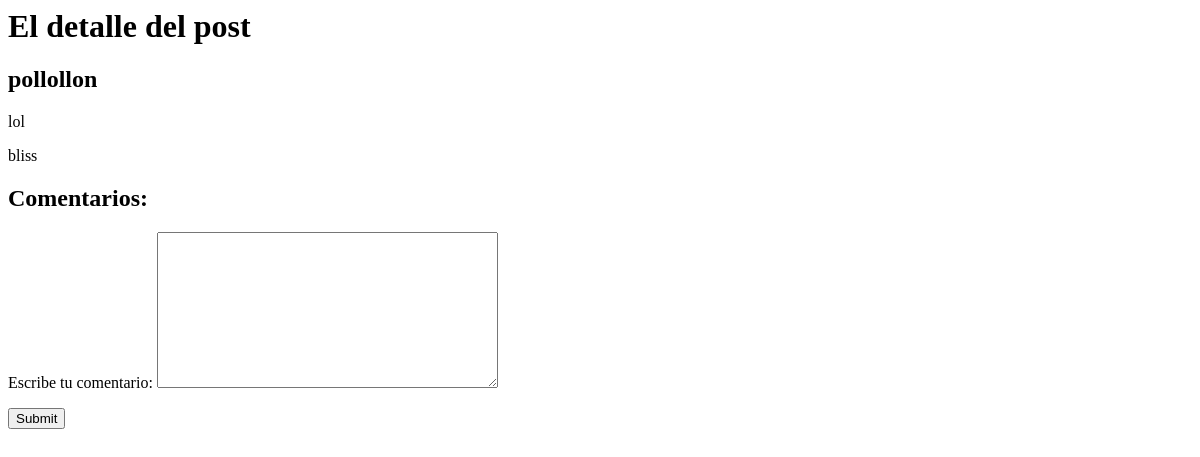
Before: /4/ with the older database file.
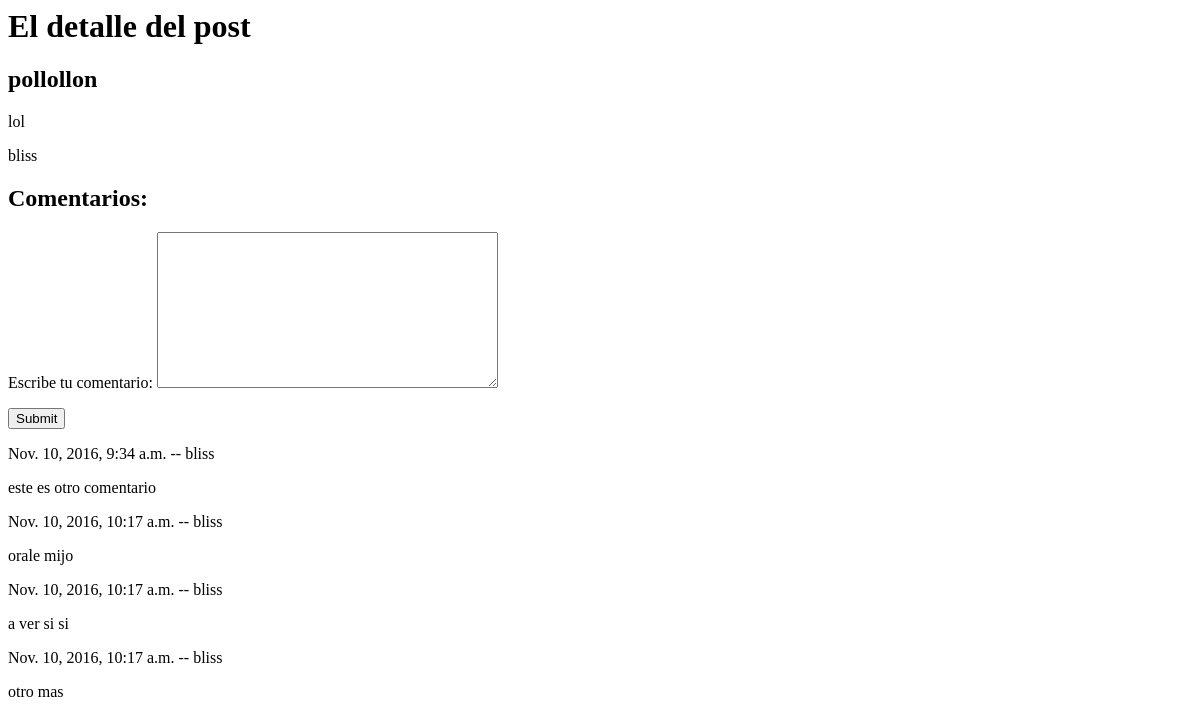
After: the same page with the newer database file.
### posts/models.py (models this page shows, shortened)
class Post(models.Model):
	titulo = models.CharField(max_length=140)
	cuerpo = models.TextField()
	autor = models.ForeignKey(User,related_name='posts')
	fecha = models.DateTimeField(auto_now=True)
	publicado = models.BooleanField(default=False)

class Comentario(models.Model):
	cuerpo = models.TextField()
	fecha = models.DateTimeField(auto_now=True)
	autor = models.ForeignKey(User,related_name='comentarios')
	post = models.ForeignKey(Post,related_name='comentarios')

### posts/views.py (the view, shortened to what this page needs)
# urls.py: url(r'^(?P<id>\d+)/$',views.Detalle.as_view(),name="detalle"),
class Detalle(View):
	def get(self,request,id):
		post = Post.objects.get(id=id)
		template_name = 'posts/detalle.html'
		form = ComentForm()
		context = {
			'post':post,
			'form':form
		}
		return render(request,template_name,context)

### posts/forms.py
class ComentForm(forms.ModelForm):
	class Meta:
		model = Comentario
		fields = ['cuerpo']
		labels = {'cuerpo':'Escribe tu comentario'}

### posts/templates/posts/detalle.html (shortened to what this page needs)
<h1>El detalle del post</h1>
<h2>{{post.titulo}}</h2>
<p>{{post.cuerpo}}</p>
<span>{{post.autor}}</span>
<h2>Comentarios:</h2>
<form action="." method="post">
{{form.as_p}}
<input type="submit">
</form>
{%for comentario in post.comentarios.all%}
<p>{{comentario.fecha}} -- {{comentario.autor}}</p>
<p>{{comentario.cuerpo}}</p>
{%endfor%}

Changed rows visible on the page:
added Comentario: fecha "Nov. 10, 2016, 9:34 a.m.", autor "bliss", cuerpo "este es otro comentario"
added Comentario: fecha "Nov. 10, 2016, 10:17 a.m.", autor "bliss", cuerpo "orale mijo"
added Comentario: fecha "Nov. 10, 2016, 10:17 a.m.", autor "bliss", cuerpo "a ver si si"
added Comentario: fecha "Nov. 10, 2016, 10:17 a.m.", autor "bliss", cuerpo "otro mas"
